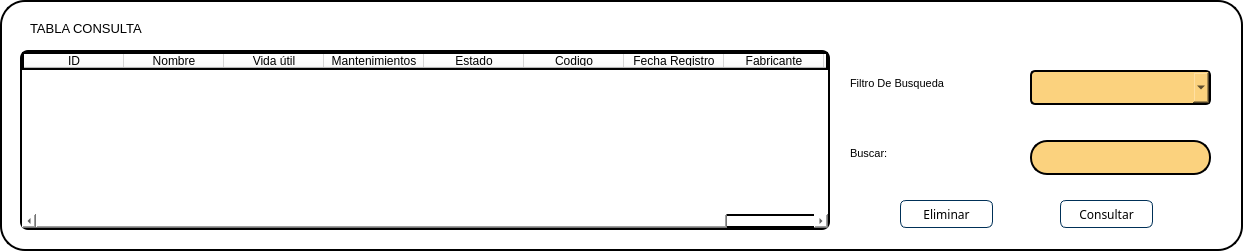
         <widget class="QWidget" name="widget_9" native="true">
          <property name="geometry">
           <rect>
            <x>0</x>
            <y>470</y>
            <width>1243</width>
            <height>251</height>
           </rect>
          </property>
          <property name="styleSheet">
           <string notr="true">QWidget{
border: 2px solid;
border-radius: 25px;
background: #ffffff;
}
QLineEdit{
Border: 2px solid black;
border-radius: 17px;
Background: #FBD27E;
}
QPushButton{
Background-color:rgb(255, 255, 255);
border: 1px solid #003057;
border-radius: 6px;
}
</string>
          </property>
          <widget class="QLabel" name="label_85">
           <property name="geometry">
            <rect>
             <x>30</x>
             <y>20</y>
             <width>151</width>
             <height>16</height>
            </rect>
           </property>
           <property name="font">
            <font>
             <family>Arial</family>
             <pointsize>10</pointsize>
            </font>
           </property>
           <property name="styleSheet">
            <string notr="true">QLabel{
border: white;
}</string>
           </property>
           <property name="text">
            <string>TABLA CONSULTA</string>
           </property>
          </widget>
          <widget class="QLabel" name="label_86">
           <property name="geometry">
            <rect>
             <x>850</x>
             <y>66</y>
             <width>111</width>
             <height>35</height>
            </rect>
           </property>
           <property name="font">
            <font>
             <family>Arial</family>
             <pointsize>8</pointsize>
            </font>
           </property>
           <property name="styleSheet">
            <string notr="true">QLabel{
border: white;
}</string>
           </property>
           <property name="text">
            <string>Filtro De Busqueda</string>
           </property>
          </widget>
          <widget class="QComboBox" name="comboBoxBuscarEquipo">
           <property name="geometry">
            <rect>
             <x>1030</x>
             <y>70</y>
             <width>181</width>
             <height>35</height>
            </rect>
           </property>
           <property name="minimumSize">
            <size>
             <width>181</width>
             <height>35</height>
            </size>
           </property>
           <property name="font">
            <font>
             <family>Arial</family>
             <stylestrategy>PreferDefault</stylestrategy>
            </font>
           </property>
           <property name="styleSheet">
            <string notr="true">QComboBox{
Border: 2px solid black;
Border-radius: 5px;
background:#FBD27E;
}</string>
           </property>
           <property name="insertPolicy">
            <enum>QComboBox::InsertAtBottom</enum>
           </property>
           <property name="sizeAdjustPolicy">
            <enum>QComboBox::AdjustToContents</enum>
           </property>
           <property name="frame">
            <bool>false</bool>
           </property>
           <item>
            <property name="text">
             <string/>
            </property>
           </item>
          </widget>
          <widget class="QLabel" name="label_87">
           <property name="geometry">
            <rect>
             <x>850</x>
             <y>136</y>
             <width>45</width>
             <height>35</height>
            </rect>
           </property>
           <property name="font">
            <font>
             <family>Arial</family>
             <pointsize>8</pointsize>
            </font>
           </property>
           <property name="styleSheet">
            <string notr="true">QLabel{
border: white;
}</string>
           </property>
           <property name="text">
            <string>Buscar:</string>
           </property>
          </widget>
          <widget class="QLineEdit" name="lineEdit_46">
           <property name="geometry">
            <rect>
             <x>1030</x>
             <y>140</y>
             <width>181</width>
             <height>35</height>
            </rect>
           </property>
           <property name="minimumSize">
            <size>
             <width>0</width>
             <height>35</height>
            </size>
           </property>
           <property name="font">
            <font>
             <family>Arial</family>
            </font>
           </property>
           <property name="styleSheet">
            <string notr="true"/>
           </property>
          </widget>
          <widget class="QPushButton" name="pushButton_38">
           <property name="geometry">
            <rect>
             <x>1270</x>
             <y>200</y>
             <width>104</width>
             <height>31</height>
            </rect>
           </property>
           <property name="mouseTracking">
            <bool>false</bool>
           </property>
           <property name="styleSheet">
            <string notr="true">QPushButton{
background: #ffffff;
}</string>
           </property>
           <property name="text">
            <string/>
           </property>
           <property name="icon">
            <iconset>
             <normaloff>:/Icon/Componente 29 – 6.png</normaloff>:/Icon/Componente 29 – 6.png</iconset>
           </property>
           <property name="iconSize">
            <size>
             <width>100</width>
             <height>31</height>
            </size>
           </property>
           <property name="autoDefault">
            <bool>false</bool>
           </property>
           <property name="default">
            <bool>false</bool>
           </property>
          </widget>
          <widget class="QPushButton" name="pushButton_52">
           <property name="geometry">
            <rect>
             <x>1440</x>
             <y>200</y>
             <width>104</width>
             <height>31</height>
            </rect>
           </property>
           <property name="mouseTracking">
            <bool>false</bool>
           </property>
           <property name="styleSheet">
            <string notr="true">QPushButton{
background: #ffffff;
}</string>
           </property>
           <property name="text">
            <string/>
           </property>
           <property name="icon">
            <iconset>
             <normaloff>:/Icon/Componente 28 – 6.png</normaloff>:/Icon/Componente 28 – 6.png</iconset>
           </property>
           <property name="iconSize">
            <size>
             <width>101</width>
             <height>35</height>
            </size>
           </property>
           <property name="autoDefault">
            <bool>false</bool>
           </property>
           <property name="default">
            <bool>false</bool>
           </property>
          </widget>
          <widget class="QPushButton" name="pushButton_53">
           <property name="geometry">
            <rect>
             <x>900</x>
             <y>200</y>
             <width>93</width>
             <height>28</height>
            </rect>
           </property>
           <property name="font">
            <font>
             <family>Montserrat</family>
            </font>
           </property>
           <property name="text">
            <string>Eliminar</string>
           </property>
           <property name="icon">
            <iconset resource="resources.qrc">
             <normaloff>:/Icon/Recursos/Eliminar.png</normaloff>:/Icon/Recursos/Eliminar.png</iconset>
           </property>
          </widget>
          <widget class="QPushButton" name="pushButton_54">
           <property name="geometry">
            <rect>
             <x>1060</x>
             <y>200</y>
             <width>93</width>
             <height>28</height>
            </rect>
           </property>
           <property name="font">
            <font>
             <family>Montserrat</family>
            </font>
           </property>
           <property name="text">
            <string>Consultar</string>
           </property>
           <property name="icon">
            <iconset resource="resources.qrc">
             <normaloff>:/Icon/Recursos/Consultar.png</normaloff>:/Icon/Recursos/Consultar.png</iconset>
           </property>
          </widget>
          <widget class="QTableWidget" name="TConsultaInstrumento">
           <property name="geometry">
            <rect>
             <x>20</x>
             <y>50</y>
             <width>810</width>
             <height>180</height>
            </rect>
           </property>
           <property name="styleSheet">
            <string notr="true">QTableWidget{
border-radius: 8px 
}</string>
           </property>
           <column>
            <property name="text">
             <string>ID</string>
            </property>
           </column>
           <column>
            <property name="text">
             <string>Nombre</string>
            </property>
           </column>
           <column>
            <property name="text">
             <string>Vida útil</string>
            </property>
           </column>
           <column>
            <property name="text">
             <string>Mantenimientos</string>
            </property>
           </column>
           <column>
            <property name="text">
             <string>Estado</string>
            </property>
           </column>
           <column>
            <property name="text">
             <string>Codigo</string>
            </property>
           </column>
           <column>
            <property name="text">
             <string>Fecha Registro</string>
            </property>
           </column>
           <column>
            <property name="text">
             <string>Fabricante</string>
            </property>
           </column>
           <column>
            <property name="text">
             <string>Valor</string>
            </property>
           </column>
          </widget>
         </widget>
